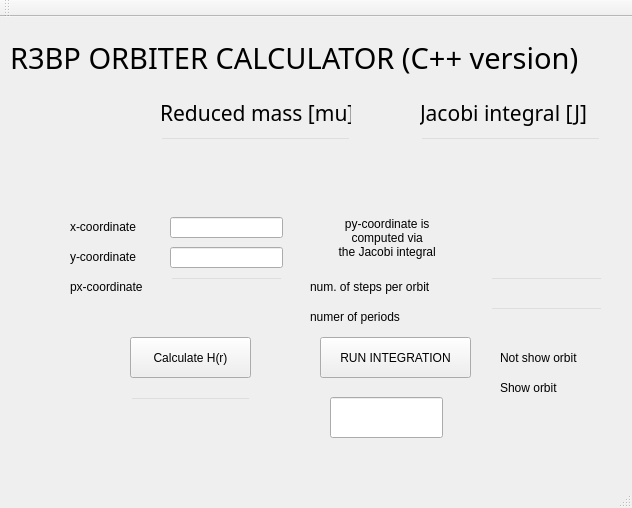
<?xml version="1.0" encoding="UTF-8"?>
<ui version="4.0">
 <class>MainWindow</class>
 <widget class="QMainWindow" name="MainWindow">
  <property name="geometry">
   <rect>
    <x>0</x>
    <y>0</y>
    <width>632</width>
    <height>508</height>
   </rect>
  </property>
  <property name="windowTitle">
   <string>MainWindow</string>
  </property>
  <property name="styleSheet">
   <string notr="true">background-image: url(:/img/img2.png);</string>
  </property>
  <widget class="QWidget" name="centralWidget">
   <widget class="QPushButton" name="EnergyCalc">
    <property name="geometry">
     <rect>
      <x>130</x>
      <y>320</y>
      <width>121</width>
      <height>41</height>
     </rect>
    </property>
    <property name="styleSheet">
     <string notr="true">background-image: url(:/img/image.png);
color:black;</string>
    </property>
    <property name="text">
     <string>Calculate H(r)</string>
    </property>
   </widget>
   <widget class="QLineEdit" name="mu_value">
    <property name="geometry">
     <rect>
      <x>160</x>
      <y>120</y>
      <width>191</width>
      <height>51</height>
     </rect>
    </property>
    <property name="font">
     <font>
      <family>Abyssinica SIL</family>
      <pointsize>16</pointsize>
     </font>
    </property>
    <property name="styleSheet">
     <string notr="true">background: transparent;</string>
    </property>
   </widget>
   <widget class="QLineEdit" name="x_value">
    <property name="geometry">
     <rect>
      <x>170</x>
      <y>200</y>
      <width>113</width>
      <height>21</height>
     </rect>
    </property>
   </widget>
   <widget class="QLineEdit" name="Energy_value">
    <property name="geometry">
     <rect>
      <x>130</x>
      <y>380</y>
      <width>121</width>
      <height>41</height>
     </rect>
    </property>
    <property name="styleSheet">
     <string notr="true">background: transparent;</string>
    </property>
   </widget>
   <widget class="QLabel" name="mu_label">
    <property name="geometry">
     <rect>
      <x>160</x>
      <y>80</y>
      <width>191</width>
      <height>31</height>
     </rect>
    </property>
    <property name="font">
     <font>
      <family>Abyssinica SIL</family>
      <pointsize>16</pointsize>
     </font>
    </property>
    <property name="styleSheet">
     <string notr="true">background: transparent;</string>
    </property>
    <property name="text">
     <string>Reduced mass [mu]</string>
    </property>
   </widget>
   <widget class="QLabel" name="x_label">
    <property name="geometry">
     <rect>
      <x>70</x>
      <y>200</y>
      <width>101</width>
      <height>20</height>
     </rect>
    </property>
    <property name="styleSheet">
     <string notr="true">background: transparent;</string>
    </property>
    <property name="text">
     <string>x-coordinate</string>
    </property>
   </widget>
   <widget class="QLabel" name="y_label">
    <property name="geometry">
     <rect>
      <x>70</x>
      <y>230</y>
      <width>101</width>
      <height>20</height>
     </rect>
    </property>
    <property name="styleSheet">
     <string notr="true">background: transparent;</string>
    </property>
    <property name="text">
     <string>y-coordinate</string>
    </property>
   </widget>
   <widget class="QLineEdit" name="y_value">
    <property name="geometry">
     <rect>
      <x>170</x>
      <y>230</y>
      <width>113</width>
      <height>21</height>
     </rect>
    </property>
   </widget>
   <widget class="QLineEdit" name="px_value">
    <property name="geometry">
     <rect>
      <x>170</x>
      <y>260</y>
      <width>113</width>
      <height>21</height>
     </rect>
    </property>
    <property name="styleSheet">
     <string notr="true">background: transparent;</string>
    </property>
   </widget>
   <widget class="QLabel" name="px_label">
    <property name="geometry">
     <rect>
      <x>70</x>
      <y>260</y>
      <width>101</width>
      <height>20</height>
     </rect>
    </property>
    <property name="styleSheet">
     <string notr="true">background: transparent;</string>
    </property>
    <property name="text">
     <string>px-coordinate</string>
    </property>
   </widget>
   <widget class="QLineEdit" name="jacobi_value">
    <property name="geometry">
     <rect>
      <x>420</x>
      <y>120</y>
      <width>181</width>
      <height>51</height>
     </rect>
    </property>
    <property name="font">
     <font>
      <family>Abyssinica SIL</family>
      <pointsize>16</pointsize>
     </font>
    </property>
    <property name="styleSheet">
     <string notr="true">background: transparent;</string>
    </property>
   </widget>
   <widget class="QLabel" name="mu_label_2">
    <property name="geometry">
     <rect>
      <x>10</x>
      <y>10</y>
      <width>591</width>
      <height>61</height>
     </rect>
    </property>
    <property name="font">
     <font>
      <family>Abyssinica SIL</family>
      <pointsize>22</pointsize>
     </font>
    </property>
    <property name="styleSheet">
     <string notr="true">background: transparent;</string>
    </property>
    <property name="text">
     <string>R3BP ORBITER CALCULATOR (C++ version)</string>
    </property>
   </widget>
   <widget class="QLabel" name="mu_label_3">
    <property name="geometry">
     <rect>
      <x>420</x>
      <y>80</y>
      <width>191</width>
      <height>31</height>
     </rect>
    </property>
    <property name="font">
     <font>
      <family>Abyssinica SIL</family>
      <pointsize>16</pointsize>
     </font>
    </property>
    <property name="styleSheet">
     <string notr="true">background: transparent;</string>
    </property>
    <property name="text">
     <string>Jacobi integral [J]</string>
    </property>
   </widget>
   <widget class="QLabel" name="x_label_2">
    <property name="geometry">
     <rect>
      <x>290</x>
      <y>180</y>
      <width>191</width>
      <height>81</height>
     </rect>
    </property>
    <property name="styleSheet">
     <string notr="true">background: transparent;</string>
    </property>
    <property name="text">
     <string> py-coordinate is 
 computed via 
 the Jacobi integral</string>
    </property>
    <property name="alignment">
     <set>Qt::AlignCenter</set>
    </property>
   </widget>
   <widget class="QLineEdit" name="step_value">
    <property name="geometry">
     <rect>
      <x>490</x>
      <y>260</y>
      <width>113</width>
      <height>21</height>
     </rect>
    </property>
    <property name="styleSheet">
     <string notr="true">background: transparent;</string>
    </property>
   </widget>
   <widget class="QLineEdit" name="period_value">
    <property name="geometry">
     <rect>
      <x>490</x>
      <y>290</y>
      <width>113</width>
      <height>21</height>
     </rect>
    </property>
    <property name="styleSheet">
     <string notr="true">background: transparent;</string>
    </property>
   </widget>
   <widget class="QLabel" name="step_label">
    <property name="geometry">
     <rect>
      <x>310</x>
      <y>260</y>
      <width>161</width>
      <height>20</height>
     </rect>
    </property>
    <property name="styleSheet">
     <string notr="true">background: transparent;</string>
    </property>
    <property name="text">
     <string>num. of steps per orbit</string>
    </property>
   </widget>
   <widget class="QLabel" name="period_label">
    <property name="geometry">
     <rect>
      <x>310</x>
      <y>290</y>
      <width>161</width>
      <height>20</height>
     </rect>
    </property>
    <property name="styleSheet">
     <string notr="true">background: transparent;</string>
    </property>
    <property name="text">
     <string>numer of periods</string>
    </property>
   </widget>
   <widget class="QPushButton" name="orbit_integration">
    <property name="geometry">
     <rect>
      <x>320</x>
      <y>320</y>
      <width>151</width>
      <height>41</height>
     </rect>
    </property>
    <property name="styleSheet">
     <string notr="true">background-image: url(:/img/img3.png);
color:rgb(0, 0, 0);</string>
    </property>
    <property name="text">
     <string>RUN INTEGRATION</string>
    </property>
   </widget>
   <widget class="QLineEdit" name="finish_run_label">
    <property name="geometry">
     <rect>
      <x>330</x>
      <y>380</y>
      <width>113</width>
      <height>41</height>
     </rect>
    </property>
    <property name="styleSheet">
     <string notr="true"/>
    </property>
   </widget>
   <widget class="QLabel" name="label_pic">
    <property name="geometry">
     <rect>
      <x>10</x>
      <y>80</y>
      <width>141</width>
      <height>121</height>
     </rect>
    </property>
    <property name="styleSheet">
     <string notr="true">background: transparent;</string>
    </property>
    <property name="text">
     <string/>
    </property>
    <property name="pixmap">
     <pixmap>../../example_C++_8/fig_1a.png</pixmap>
    </property>
   </widget>
   <widget class="QRadioButton" name="radioButton">
    <property name="geometry">
     <rect>
      <x>480</x>
      <y>330</y>
      <width>131</width>
      <height>22</height>
     </rect>
    </property>
    <property name="styleSheet">
     <string notr="true">background: transparent;
color:black;</string>
    </property>
    <property name="text">
     <string>Not show orbit</string>
    </property>
   </widget>
   <widget class="QRadioButton" name="radioButton_2">
    <property name="geometry">
     <rect>
      <x>480</x>
      <y>360</y>
      <width>131</width>
      <height>22</height>
     </rect>
    </property>
    <property name="styleSheet">
     <string notr="true">background: transparent;
color:black;</string>
    </property>
    <property name="text">
     <string>Show orbit</string>
    </property>
   </widget>
  </widget>
  <widget class="QMenuBar" name="menuBar">
   <property name="geometry">
    <rect>
     <x>0</x>
     <y>0</y>
     <width>632</width>
     <height>25</height>
    </rect>
   </property>
  </widget>
  <widget class="QToolBar" name="mainToolBar">
   <attribute name="toolBarArea">
    <enum>TopToolBarArea</enum>
   </attribute>
   <attribute name="toolBarBreak">
    <bool>false</bool>
   </attribute>
  </widget>
  <widget class="QStatusBar" name="statusBar"/>
 </widget>
 <layoutdefault spacing="6" margin="11"/>
 <tabstops>
  <tabstop>mu_value</tabstop>
  <tabstop>x_value</tabstop>
  <tabstop>y_value</tabstop>
  <tabstop>px_value</tabstop>
  <tabstop>jacobi_value</tabstop>
  <tabstop>step_value</tabstop>
  <tabstop>period_value</tabstop>
  <tabstop>EnergyCalc</tabstop>
  <tabstop>orbit_integration</tabstop>
  <tabstop>Energy_value</tabstop>
  <tabstop>finish_run_label</tabstop>
 </tabstops>
 <resources/>
 <connections/>
</ui>
